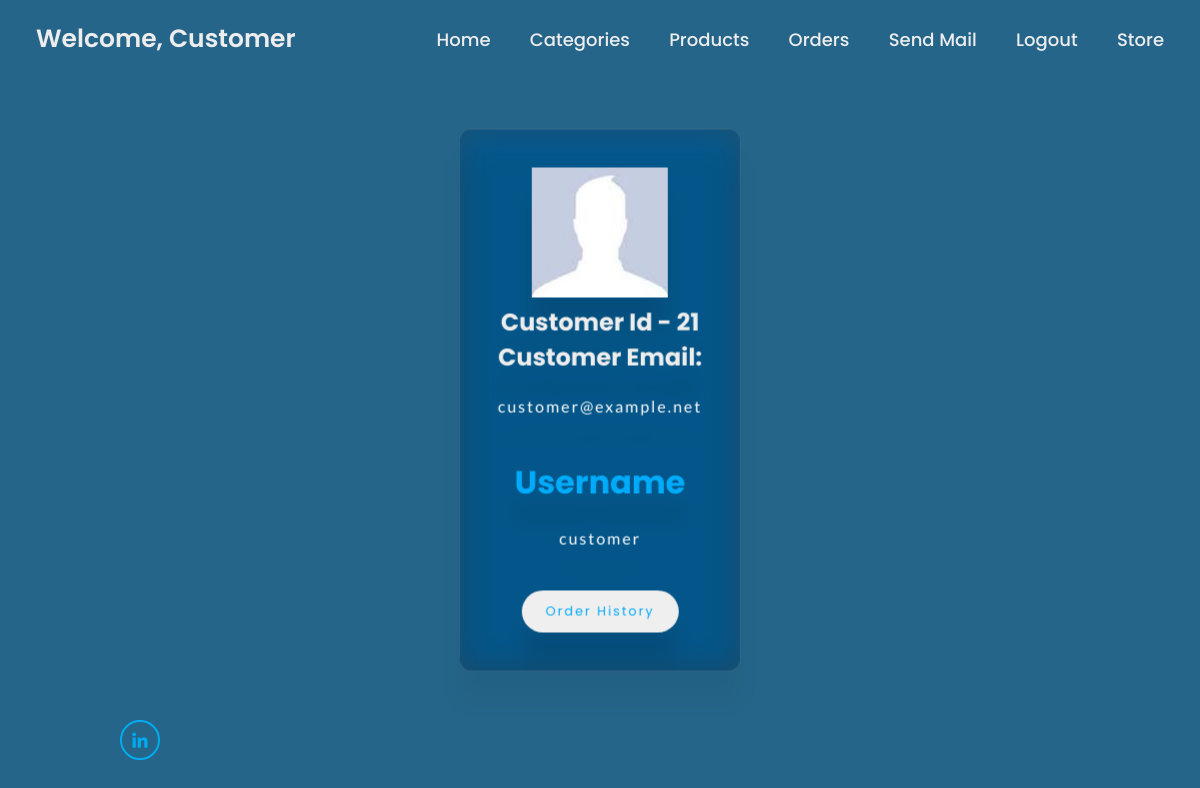
The app's page /products/order/user/21/ (signed in) with its own data.
### accounts/models.py (models this page shows)
class User(AbstractUser):
    email = models.EmailField(max_length=254, unique=True)
    username = models.CharField(max_length=150, blank=True, unique=False)
    profile_img = models.ImageField(null=True, blank=True, upload_to='images/', default='images/default/default.jpg')
    @property
    def imageURL(self):
        try:
            url = self.profile_img.url
        except:
            url = ''
        return url
    USERNAME_FIELD = 'email'
    EMAIL_FIELD = 'email'
    REQUIRED_FIELDS = []
    def __str__(self):
        return self.email

### products/views.py (the view)
# urls.py: path('order/user/<slug:pk>/', OrderUserDetailView.as_view(), name='order_user_detail'),
class OrderUserDetailView(LoginRequiredMixin, UserPassesTestMixin, DetailView):
    login_url = reverse_lazy('account_login')
    def test_func(self):
        return self.request.user.is_staff
    model = User
    template_name = 'products/order_user_detail.html'
    context_object_name = 'user'

### products/templates/products/order_user_detail.html (shortened to what this page needs)
{% extends '_base.html' %}
{% load static %}
{% block extralink %}<link rel="stylesheet" href="{% static 'css/store_css/product_detail.css' %}"> {% endblock extralink %}
{% block content %}
<div class="container">
    <div class="wrapper">
        <img src="{{ user.imageURL }}" alt="">
    <h2>Customer Id - {{ user.id }}</h2>
      <h2>Customer Email:</h2>
      <p>{{ user }}</p>
      <h3 class="price">Username </h3>
      <p>{{ user.username }}</p>
      <button type="submit" class="btn btn-primary btn-sm"><a href="{% url 'user_order_history' user.id %}">Order History</a></button>
     </div>
</div>
{% endblock content %}

### django_project/templates/_base.html (shortened to what this page needs)
{% load static %}
<!DOCTYPE html>
<html lang="en">
<head>
    <link rel="stylesheet" href="{% static 'css/style.css' %}">
    <link href='https://unpkg.com/boxicons@2.1.4/css/boxicons.min.css' rel='stylesheet'>
    <link rel="stylesheet" href="{% static 'css/main.css' %}">
    {% block extralink %}{% endblock extralink %}
</head>
<body>
    <header class="header">
        <a href="{% url 'account_signup' %}" class="logo"> {% if user.is_authenticated %}Welcome, {{ user.username|title }}{% else %}Please Create An Account.{% endif %}</a>
        {% block navbar %}
        <nav class="navbar">
            {% if user.is_authenticated %}
            <a href="{% url 'home' %}">Home</a>
            <a href="{% url 'category_list' %}">Categories</a>
            <a href="{% url 'products_list' %}">Products</a>
            <a href="{% url 'orders_incomplete_list' %}">Orders</a>
            <a href="{% url 'email_list' %}">Send Mail</a>
            <a href="{% url 'confirm_signout' %}">Logout</a>
            <a href="{% url 'storefront' %}">Store</a>
            {% else %}
            <a href="{% url 'home' %}">Home</a>
            <a href="{% url 'account_login' %}">Login</a>
            {% endif %}
        </nav>
        {% endblock navbar %}
    </header>
    <section class="home">
        <div class="home-content">
            {% block content %}{% endblock content %}
        </div>
        <div class="home-sci">
            <a target="_blank" href="https://www.linkedin.com/in/bennett-billings-529545238/"><i class='bx bxl-linkedin'></i></a>
        </div>
    </section>
</body>
</html>

### django_project/static/css/style.css (style rules this page uses)
* { margin: 0; padding: 0; box-sizing: border-box; font-family: 'Poppins', sans-serif; }
body { color: #256589; background-color: #256589; }
.header { position: fixed; top: 0; left: 0; width: 100%; padding: 20px 3%; display: flex; justify-content: space-between; align-items: center; z-index: 100; background-color: #256589; }
.logo { position: relative; font-size: 25px; color: #ededed; text-decoration: none; font-weight: 600; }
.logo::before { content: ''; position: absolute; top: 0; right: 0; width: 100%; height: 100%; background: #2C72A3; animation: showRight 1s ease forwards; animation-delay: .4s; }
.navbar a { font-size: 18px; color: #ededed; text-decoration: none; font-weight: 500; margin-left: 35px; transition: .3s; }
.home { height: 100vh; background: #256589; background-size: cover; background-position: center; display: flex; align-items: center; padding: 0 10%; color: #ededed; }
.home-content a { color: #00abf9; text-decoration: none; }
.home-content { max-width: 600px; }
.home-content h3 { font-size: 32px; font-weight: 700; color: #00abf9; }
.home-content p { font-size: 16px; margin: 20px 0 40px; }
.home-sci { position: absolute; bottom: 40px; width: 170px; display: flex; justify-content: space-between; }
.home-sci a { position: relative; display: inline-flex; justify-content: center; align-items: center; width: 40px; height: 40px; background: transparent; border: 2px solid #00abf0; border-radius: 50%; font-size: 20px; color: #00abf0; text-decoration: none; z-index: 1; overflow: hidden; transition: .5s; }
.home-sci a::before { content: ''; position: absolute; top: 0; left: 0; width: 0; height: 100%; background: #1E5574; z-index: -1; transition: .5s; }

### django_project/static/css/main.css (style rules this page uses)
.container { position: absolute; top: 50%; left: 50%; transform: translate(-50%, -50%); flex-direction: column; display: flex; max-height: 60%; }
.container a { color: #00abf9; }
:root { --glow-color: hsl(186 100% 69%); }
*, *::before, *::after { box-sizing: border-box; }

### django_project/static/css/store_css/product_detail.css (style rules this page uses)
.container { backdrop-filter: blur(16px) saturate(180%); -webkit-backdrop-filter: blur(16px) saturate(180%); background-color: rgba(17, 25, 40, 0.25); border-radius: 12px; border: 1px solid rgba(255, 255, 255, 0.125); padding: 38px; filter: drop-shadow(0 30px 10px rgba(0,0,0,0.125)); display: flex; flex-direction: column; align-items: center; justify-content:center; text-align: center; max-height: none; }
.wrapper { width: 100%; height: 100%; }
p { color: #fff; font-family: 'Lato', sans-serif; text-align: center; font-size: 0.8rem; line-height: 150%; letter-spacing: 2px; }
.btn { border: none; padding: 12px 24px; border-radius: 24px; font-size: 12px; font-size: 0.8rem; letter-spacing: 2px; cursor: pointer; }
img { max-width: 100%; max-height: 100%; }

### records on screen
User: username "Customer", imageURL (placeholder picture), id "21", email "customer@example.net", username "customer"
